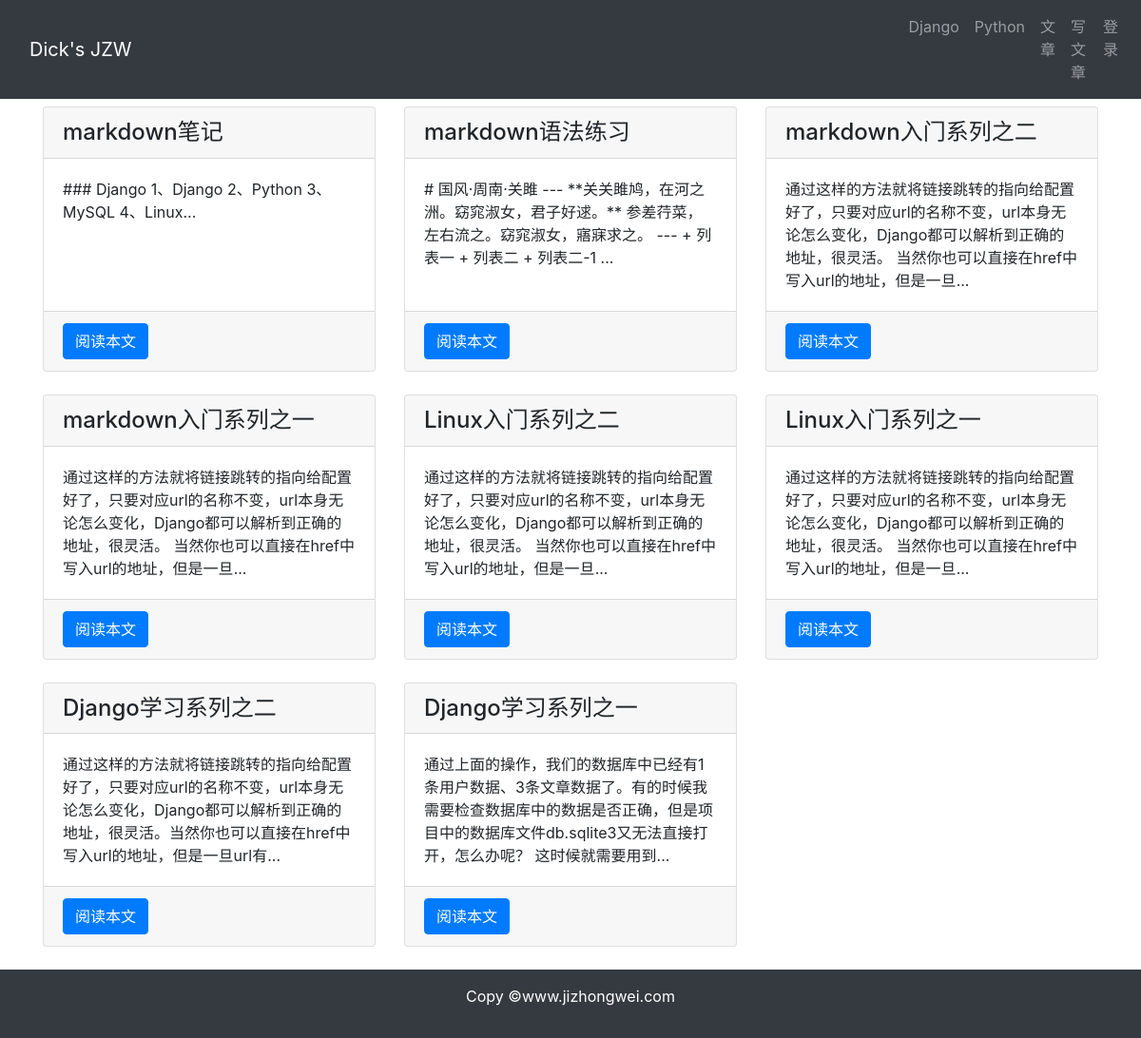
/article/article-list, run on an earlier commit of the app's database.
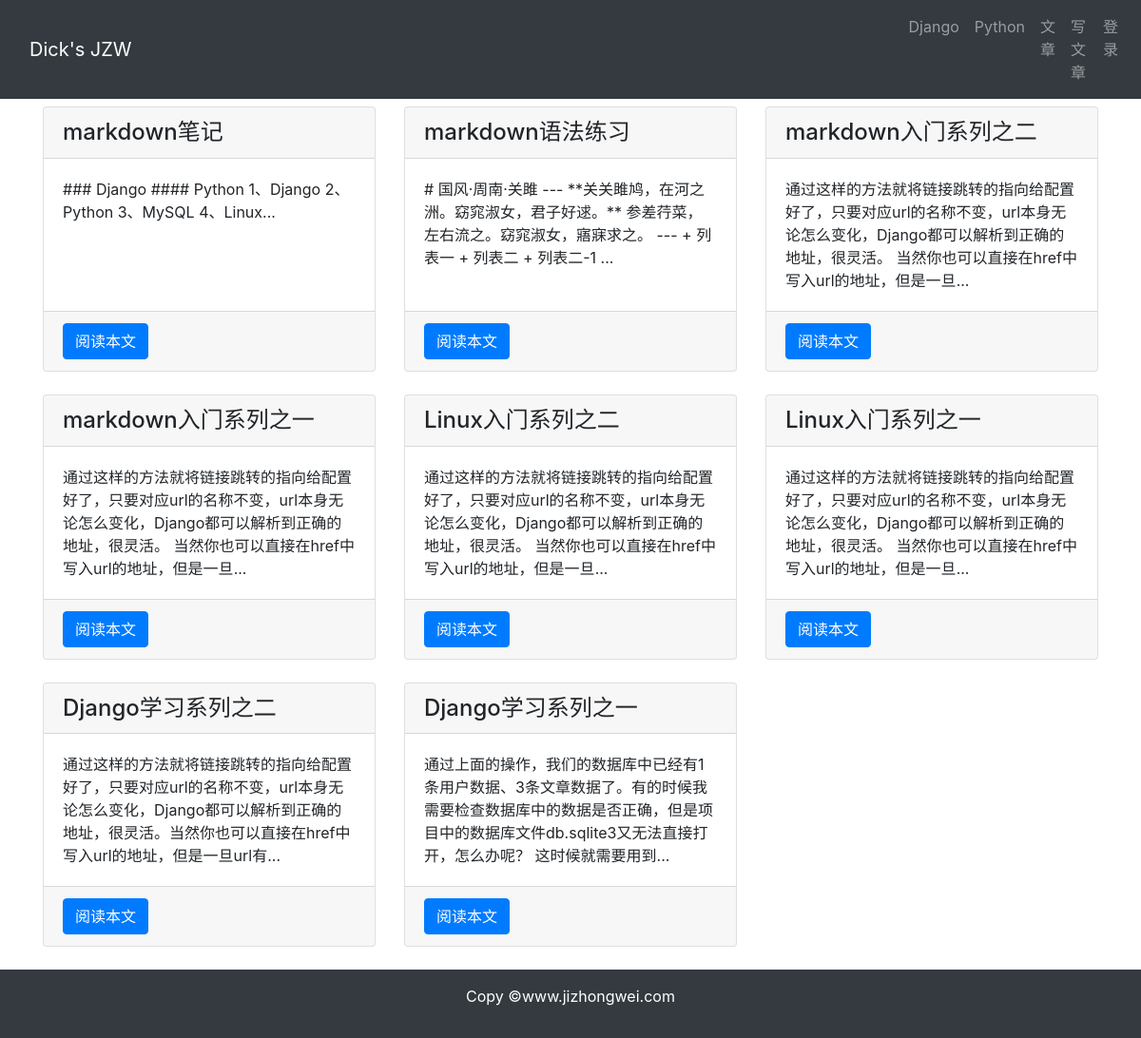
And on a later commit of the database.
### article/models.py (models this page shows, shortened)
class ArticlePost(models.Model):
    author = models.ForeignKey(User, on_delete= models.CASCADE)
    title = models.CharField(max_length= 100)
    body = models.TextField()
    created = models.DateTimeField(default= timezone.now)
    updated = models.DateTimeField(auto_now= True)
    class Meta:
        ordering = ('-created',)

### article/views.py (the view)
# urls.py: path('article-list', views.article_list, name = 'article-list'),
def article_list(request):
    articles = ArticlePost.objects.all()
    context = {'articles': articles}
    return render(request, 'article/list.html', context)

### templates/article/list.html (shortened to what this page needs)
{% extends 'base.html' %}
{% load staticfiles %}
{% block content %}
    <div class="container">
        <div class="row mt-2">
            {% for article in articles %}
                <div class="col-4 mb-4">
                    <div class="card h-100">
                        <h4 class="card-header">{{ article.title }}</h4>
                        <div class="card-body">
                            <p class="card-text">{{ article.body | slice:'100' }}...</p>
                        </div>
                        <div class="card-footer">
                            <a href="{% url 'article:article-detail' article.id %}" class="btn btn-primary">阅读本文</a>
                        </div>
                    </div>
                </div>
            {% endfor %}
        </div>
    </div>
{% endblock %}

What changed in the data, as far as the page shows it:
changed ArticlePost "markdown笔记": body "### Django 1、Django 2、Python 3、MySQL 4、Linux" → "### Django #### Python 1、Django 2、Python 3、MySQL 4、Linux"
